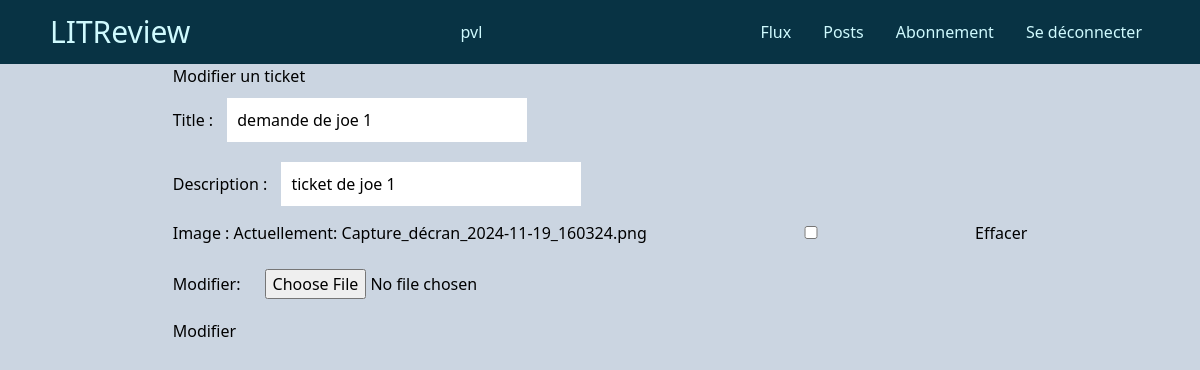
The app's page /review/ticket/56/update/ (signed in), older data.
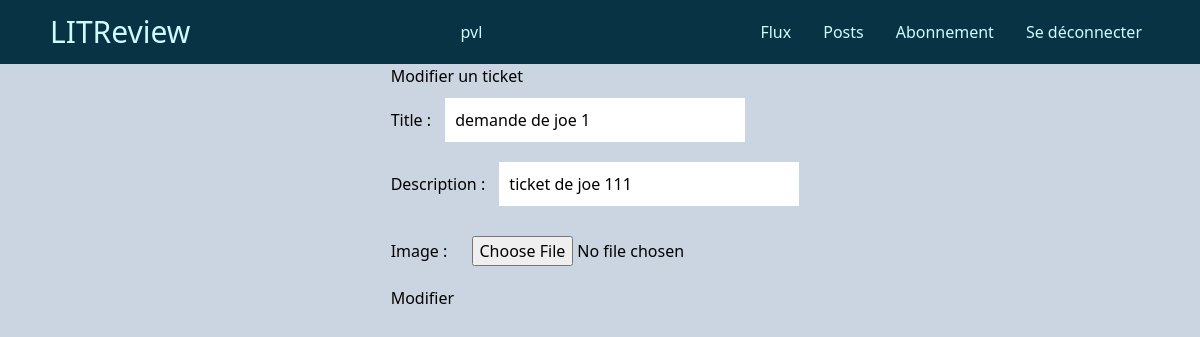
The same page, newer data.
### review/models.py (models this page shows, shortened)
class Ticket(models.Model):
    title = models.CharField(max_length=128)
    description = models.CharField(max_length=2048, blank=True)
    user = models.ForeignKey(to=settings.AUTH_USER_MODEL, on_delete=models.CASCADE)
    image = models.ImageField(null=True, blank=True)
    time_created = models.DateTimeField(auto_now_add=True)

### review/views.py (the view, shortened to what this page needs)
# urls.py: path('<str:content_type>/<int:id>/update/', views.UpdateContentView.as_view(), name='update'),
class UpdateContentView(LoginRequiredMixin, View):
    ticket_template = 'review/ticket_update.html'
    ticket_form_class = forms.TicketForm
    review_template = 'review/review_update.html'
    review_form_class = forms.ReviewFrom
    def get(self, request, content_type, id):
        if content_type == 'ticket':
            ticket = get_object_or_404(models.Ticket, id=id)
            form = self.ticket_form_class(instance=ticket)
            return render(request, self.ticket_template, context={'form': form})
        elif content_type == 'review':
            review = get_object_or_404(models.Review, id=id)
            form = self.review_form_class(instance=review)
            return render(request, self.review_template, context={'form': form, 'post': review.ticket})
        else:
            pass # return 404

### review/forms.py
class TicketForm(forms.ModelForm):
    class Meta:
        model = models.Ticket
        fields = ['title', 'description', 'image']

### review/templates/review/ticket_update.html (shortened to what this page needs)
{% extends 'base.html' %}
{% block content %}
    <div>
        <h2>Modifier un ticket</h2>
        <form action="" method="post" enctype="multipart/form-data">
            {{ form.as_p }}
            <button type="submit">Modifier</button>
        </form>
    </div>
{% endblock %}

Row changes from the older to the newer data that the page shows:
changed Ticket "demande de joe 1": description "ticket de joe 1" → "ticket de joe 111"
Text that changed along with them:
form field as_p: "☐" → (not shown)
text no longer shown: "Title : Description : Image : Actuellement: Capture_décran_2024-11-19_160324.png Effacer Modifier:"
text now shown: "Title : Description : Image :"
